Frame 1 (no input): blank canvas, image omitted
Frame 60 (the mouse pressed at the canvas centre just before this capture): blank canvas, image omitted
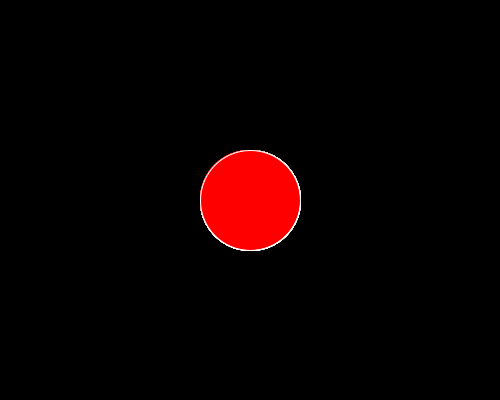
Frame 120 (the mouse held since frame 60 and released just before this capture)

The Processing sketch whose frames 1 and 60 were blank and that drew this single picture after the mouse press (run headless with seeded random() and noise(); from frame 60 on, the mouse is pressed at the canvas centre):

// Processing sketch: lab02a_exercise01
// ── lab02a_exercise01.pde
void setup() {
  size(500,400);
  background(0);
}

void draw() {
 
  //only draw the red circle when the mouse is pressed
  if (mousePressed) {
    stroke(255);
    fill(255,0,0);
    ellipse(mouseX, mouseY, 100, 100);
  }
  
}
